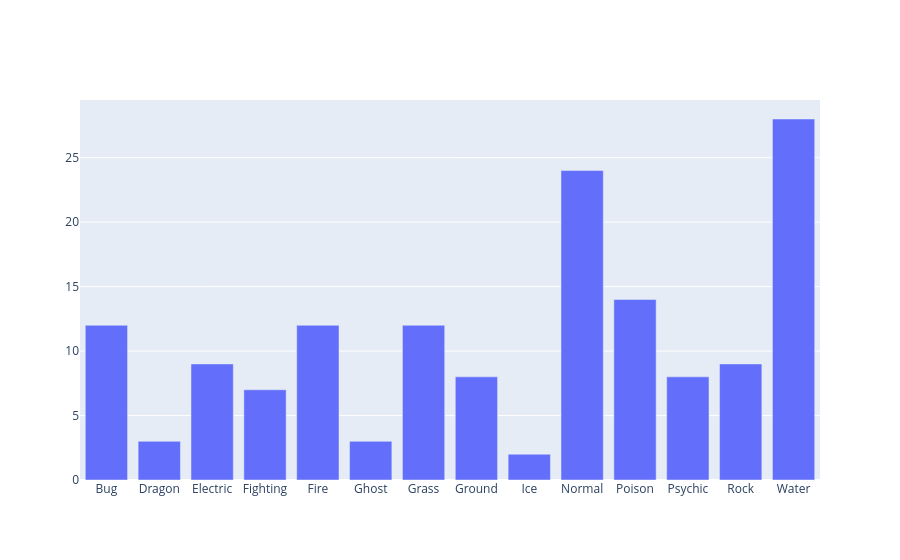

The cell this chart's notebook holds for it:
### Code cell
fig1=go.Figure(data=[go.Bar(x=typegroup.index, y=typegroup.values)])
fig1.show()

### Figure 1 — Plotly figure (JSON) as saved in the notebook; plotly's stock layout.template omitted (floating-point values rounded to 4 significant figures)
{"data": [{"type": "bar", "x": ["Bug", "Dragon", "Electric", "Fighting", "Fire", "Ghost", "Grass", "Ground", "Ice", "Normal", "Poison", "Psychic", "Rock", "Water"], "y": [12, 3, 9, 7, 12, 3, 12, 8, 2, 24, 14, 8, 9, 28]}], "layout": {}}
